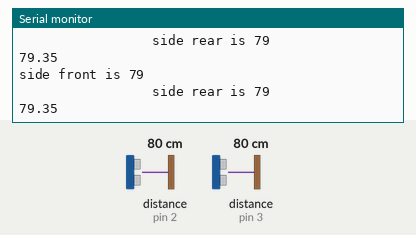
Simulated run of this sketch. Board: Arduino Leonardo, built with avr-gcc and run on an emulated ATmega32U4. Shown: the last lines printed to the serial monitor. The test bench sets the inputs (shaded band); at power-on: distance to the obstacle (sensors on pin 2, pin 3) 80 cm. The echo pulse lasts 58.3 µs per cm.

Above: at 1.3 s.
1.4 s: distance to the obstacle (sensor on pin 2) set to 2 cm
At 2.2 s:
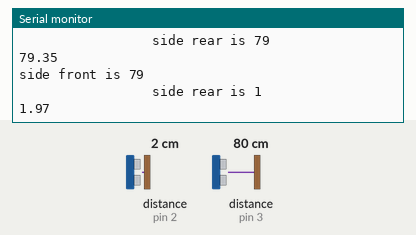
2.9 s: distance to the obstacle (sensor on pin 3) set to 2 cm
At 3.8 s:
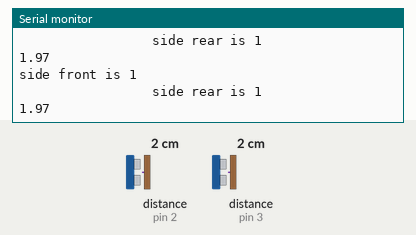
4.4 s: distance to the obstacle (sensor on pin 2) set to 4 cm
At 4.9 s:
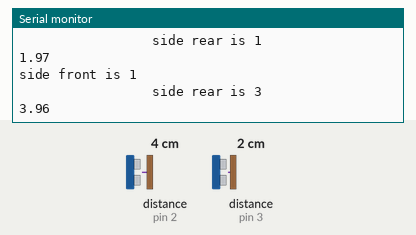
5.9 s: distance to the obstacle (sensor on pin 3) set to 4 cm
At 6.5 s:
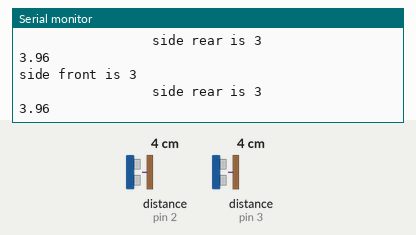
Timing chart, 0 to 8.4 s (numbered marks = the images above; inputs shaded):
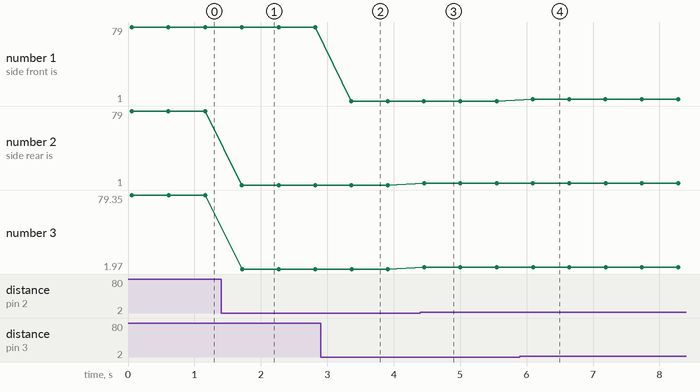

The sketch:

sideSonars_test.ino
```cpp
void setup(){
  Serial.begin(9600);
  Serial1.begin(115200);
}

void loop(){
  float sideFrontTotal = 0;
  float sideRearTotal = 0;
 for (int var = 1; var <= 1; ++var){                                // Loop to get average distance readings
      //float cmF2 = pingWall(4);
      // if (cmF2 > cmF){
      //    cmF = cmF2;
      // }
      float cmSF = pingWall(3);                     // Sonar ping from the side front sensor
      delay(40); // NEED THIS DELAY FOR PAIRED READINGS AT LONGER DISTANCES
      float cmSR = pingWall(2);                    // Sonar ping from the side rear sensor
      // frontTotal = (frontTotal + cmF);
      sideFrontTotal = (sideFrontTotal + cmSF);     // Adds the values in preparation for averaging, average value of 5
      sideRearTotal = (sideRearTotal + cmSR);       // distance readings are used to minimize 'hunting' and overcompensation while turning
    }
    float distAveFront = 30; // = (frontTotal/3);            // Distance from the wall in front of robot, determines a hard left turn
    float distAveSideFront = (sideFrontTotal);    // Distance from the wall to the side of the robot, used for navigation
    float distAveSideRear = (sideRearTotal);
    /////********removed loops for testing********
    /////******loops are also too slow for realtime movement******
    dPrint("side front is ", distAveSideFront);
    //Serial.print(distAveSideFront);
    Serial.print(" ");
    dPrint("                side rear is ", distAveSideRear);
    Serial.print(distAveSideRear);
    Serial.print(" ");
    Serial.println();
  delay(500);

}

float microsecondsToCentimeters(long microseconds) {       // converts duration of PING signal return to a distance value
  return microseconds / 29.387 / 2;
}

float pingWall (int pingPin) {                             // Ping signal
  pinMode(pingPin, OUTPUT);                               // Same pin is used as input and output
  digitalWrite(pingPin, LOW);                             // Low signal to ensure a clean high signal
  delayMicroseconds(500);
  digitalWrite(pingPin, HIGH);
  delayMicroseconds(500);
  digitalWrite(pingPin, LOW);
  pinMode(pingPin, INPUT);
  return microsecondsToCentimeters(pulseIn(pingPin, HIGH));
}

void dPrint(String string, float z){
  debugPrint("");
  debugPrint(string);
  debugPrint(""+String(int(z)));
  debugPrintLn("");
}

void debugPrintLn(String string){
  Serial.println(string);
  Serial1.println(string);
}
void debugPrint(String c){
  Serial.print(c);
  Serial1.print(c);
}
```

Measured:
- after the input at 1.4 s, the serial monitor: prints a new line after 0.32 s (image 1)
- after the input at 2.9 s, the serial monitor: prints a new line after 0.46 s (image 2)
- after the input at 4.4 s, the serial monitor: prints a new line after 0.06 s (image 3)
- after the input at 5.9 s, the serial monitor: prints a new line after 0.19 s (image 4)
- plotted number 2: 79 → 1 after the input at 1.4 s, 1 → 3 after the input at 4.4 s
- plotted number 3: 79.35 → 1.97 after the input at 1.4 s, 1.97 → 3.96 after the input at 4.4 s
